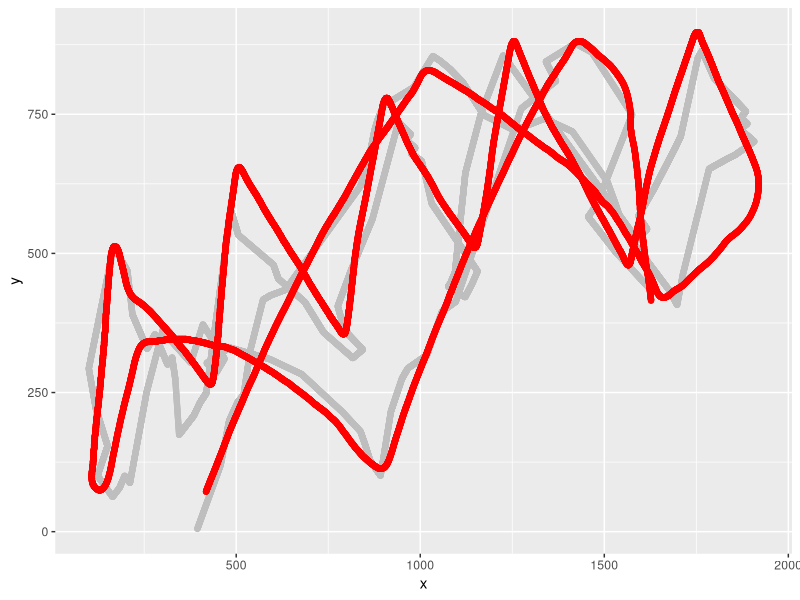

This chart was generated by the following R code:
setwd("~/Research/DrawRhythm/TickTack/Data/")
library(tidyverse)
scale = 0.5625
ghost <- read.csv("usa_2013.csv")
traj <- read.csv("path_follow_13181.csv")
#ggplot(data=ghost, mapping=aes(x=x,y=y)) + geom_point(color="gray") + geom_point(data=traj/scale, color="red")
ggplot(data=traj) + geom_point(mapping=aes(x=x,y=y), color="gray") + geom_point(mapping=aes(x=xGhost,y=yGhost), color="red")




